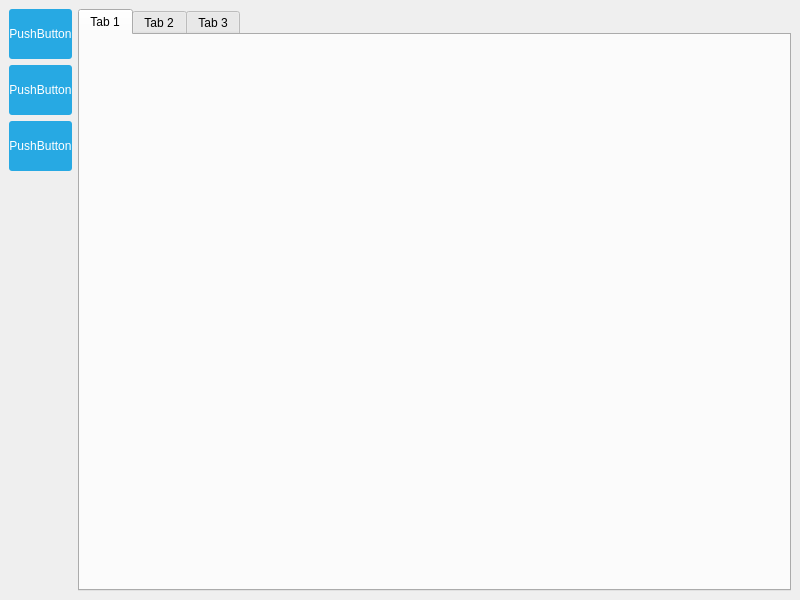
<?xml version="1.0" encoding="UTF-8"?>
<ui version="4.0">
 <class>MainWindow</class>
 <widget class="QMainWindow" name="MainWindow">
  <property name="geometry">
   <rect>
    <x>0</x>
    <y>0</y>
    <width>800</width>
    <height>600</height>
   </rect>
  </property>
  <property name="windowTitle">
   <string>MainWindow</string>
  </property>
  <property name="styleSheet">
   <string notr="true">QPushButton {
    color: white;
    background-color: #27a9e3;
    border-width: 0px;
    border-radius: 3px;
}
QPushButton:hover {
    color: white;
    background-color: #66c011;
    border-width: 0px;
    border-radius: 3px;
}
QPushButton:pressed {
    color: white;
    background-color: yellow;
    border-width: 0px;
    border-radius: 3px;
}
QPushButton[pagematches=true] {
    color: white;
    background-color: red;
    border-width: 0px;
    border-radius: 3px;
}</string>
  </property>
  <widget class="QWidget" name="centralwidget">
   <layout class="QHBoxLayout" name="horizontalLayout">
    <item>
     <layout class="QVBoxLayout" name="verticalLayout">
      <property name="leftMargin">
       <number>0</number>
      </property>
      <property name="topMargin">
       <number>0</number>
      </property>
      <item>
       <widget class="QPushButton" name="pushButton_2">
        <property name="sizePolicy">
         <sizepolicy hsizetype="Fixed" vsizetype="Fixed">
          <horstretch>0</horstretch>
          <verstretch>0</verstretch>
         </sizepolicy>
        </property>
        <property name="minimumSize">
         <size>
          <width>50</width>
          <height>50</height>
         </size>
        </property>
        <property name="text">
         <string>PushButton</string>
        </property>
       </widget>
      </item>
      <item>
       <widget class="QPushButton" name="pushButton_3">
        <property name="sizePolicy">
         <sizepolicy hsizetype="Fixed" vsizetype="Fixed">
          <horstretch>0</horstretch>
          <verstretch>0</verstretch>
         </sizepolicy>
        </property>
        <property name="minimumSize">
         <size>
          <width>50</width>
          <height>50</height>
         </size>
        </property>
        <property name="text">
         <string>PushButton</string>
        </property>
       </widget>
      </item>
      <item>
       <widget class="QPushButton" name="pushButton">
        <property name="sizePolicy">
         <sizepolicy hsizetype="Fixed" vsizetype="Fixed">
          <horstretch>0</horstretch>
          <verstretch>0</verstretch>
         </sizepolicy>
        </property>
        <property name="minimumSize">
         <size>
          <width>50</width>
          <height>50</height>
         </size>
        </property>
        <property name="text">
         <string>PushButton</string>
        </property>
       </widget>
      </item>
      <item>
       <spacer name="verticalSpacer">
        <property name="orientation">
         <enum>Qt::Vertical</enum>
        </property>
        <property name="sizeHint" stdset="0">
         <size>
          <width>20</width>
          <height>40</height>
         </size>
        </property>
       </spacer>
      </item>
     </layout>
    </item>
    <item>
     <widget class="QTabWidget" name="tabWidget">
      <property name="currentIndex">
       <number>0</number>
      </property>
      <widget class="QWidget" name="tab">
       <attribute name="title">
        <string>Tab 1</string>
       </attribute>
      </widget>
      <widget class="QWidget" name="tab_2">
       <attribute name="title">
        <string>Tab 2</string>
       </attribute>
      </widget>
      <widget class="QWidget" name="tab_3">
       <attribute name="title">
        <string>Tab 3</string>
       </attribute>
      </widget>
     </widget>
    </item>
   </layout>
  </widget>
 </widget>
 <resources/>
 <connections/>
</ui>
